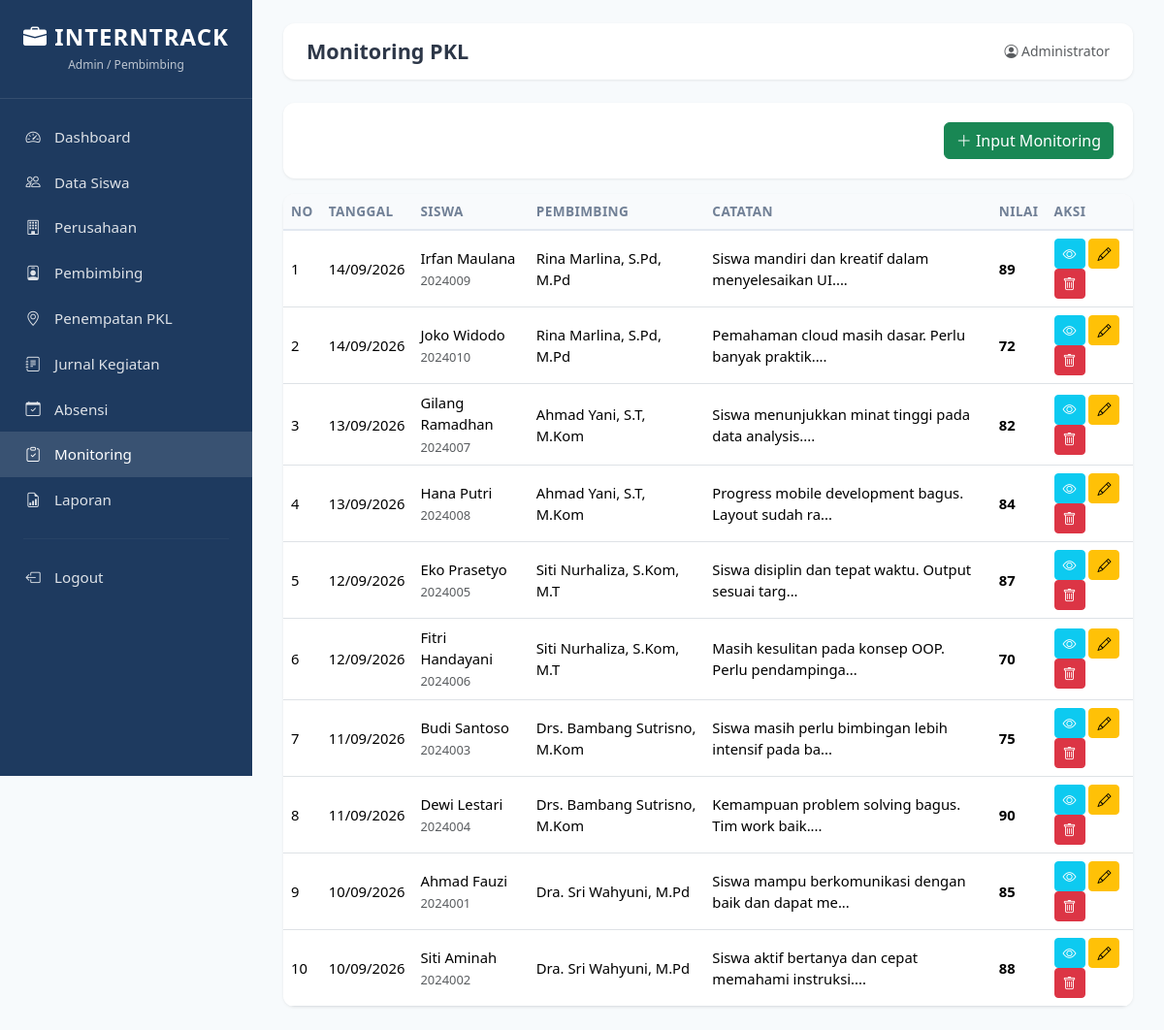
Page /admin/monitoring.php (signed in) on the committed database.
### tables this page shows
CREATE TABLE monitoring (
    id INT AUTO_INCREMENT PRIMARY KEY,
    siswa_id INT NOT NULL,
    pembimbing_id INT NOT NULL,
    tanggal_monitoring DATE NOT NULL,
    catatan TEXT NOT NULL,
    nilai INT DEFAULT NULL,
    rekomendasi TEXT DEFAULT NULL,
    created_at TIMESTAMP DEFAULT CURRENT_TIMESTAMP,
    FOREIGN KEY (siswa_id) REFERENCES siswa(id) ON DELETE CASCADE,
    FOREIGN KEY (pembimbing_id) REFERENCES pembimbing(id) ON DELETE CASCADE
);

CREATE TABLE siswa (
    id INT AUTO_INCREMENT PRIMARY KEY,
    nis VARCHAR(20) NOT NULL UNIQUE,
    nama VARCHAR(100) NOT NULL,
    kelas VARCHAR(20) NOT NULL,
    jurusan VARCHAR(50) NOT NULL,
    no_hp VARCHAR(20) DEFAULT NULL,
    alamat TEXT DEFAULT NULL,
    created_at TIMESTAMP DEFAULT CURRENT_TIMESTAMP
);

CREATE TABLE pembimbing (
    id INT AUTO_INCREMENT PRIMARY KEY,
    nama VARCHAR(100) NOT NULL,
    nip VARCHAR(30) DEFAULT NULL,
    no_hp VARCHAR(20) DEFAULT NULL,
    email VARCHAR(100) DEFAULT NULL,
    created_at TIMESTAMP DEFAULT CURRENT_TIMESTAMP
);

### admin/monitoring.php (the view, shortened to what this page needs)
<?php
require_once __DIR__ . '/includes/header.php';
$conn = getConnection();
$data = $conn->query("SELECT m.*, s.nama siswa, s.nis, pb.nama pembimbing FROM monitoring m JOIN siswa s ON m.siswa_id=s.id JOIN pembimbing pb ON m.pembimbing_id=pb.id ORDER BY m.tanggal_monitoring DESC");
?>
<div class="card-custom mb-3"><div class="card-body text-end">
    <button type="button" class="btn btn-success" data-bs-toggle="modal" data-bs-target="#modalTambah"><i class="bi bi-plus-lg"></i> Input Monitoring</button>
</div></div>
<div class="card-custom"><div class="card-body p-0"><div class="table-responsive">
    <table class="table table-custom table-hover mb-0">
        <thead><tr><th>No</th><th>Tanggal</th><th>Siswa</th><th>Pembimbing</th><th>Catatan</th><th>Nilai</th><th>Aksi</th></tr></thead>
        <tbody>
        <?php $no=1; while($r=$data->fetch_assoc()): ?>
            <tr>
                <td><?= $no++ ?></td>
                <td><?= date('d/m/Y', strtotime($r['tanggal_monitoring'])) ?></td>
                <td><?= htmlspecialchars($r['siswa']) ?><br><small class="text-muted"><?= $r['nis'] ?></small></td>
                <td><?= htmlspecialchars($r['pembimbing']) ?></td>
                <td><?= htmlspecialchars(mb_substr($r['catatan'],0,50)) ?>...</td>
                <td><strong><?= $r['nilai'] ?></strong></td>
                <td>
                    <button class="btn btn-sm btn-info text-white" data-bs-toggle="modal" data-bs-target="#d<?= $r['id'] ?>"><i class="bi bi-eye"></i></button>
                    <button class="btn btn-sm btn-warning" data-bs-toggle="modal" data-bs-target="#e<?= $r['id'] ?>"><i class="bi bi-pencil"></i></button>
                    <form method="POST" class="d-inline" onsubmit="return confirm('Yakin?')"><button class="btn btn-sm btn-danger"><i class="bi bi-trash"></i></button></form>
                </td>
            </tr>
        <?php endwhile; ?>
        </tbody>
    </table>
</div></div></div>
<?php require_once __DIR__ . '/includes/footer.php'; ?>

### assets/css/style.css (style rules this page uses)
:root { --primary: #1e3a5f; --primary-light: #2c5282; --accent: #3182ce; --success: #38a169; --warning: #d69e2e; --danger: #e53e3e; --bg: #f7fafc; --text: #2d3748; --muted: #718096; }
* { box-sizing: border-box; margin: 0; padding: 0; }
body { font-family: 'Segoe UI', system-ui, sans-serif; background: var(--bg); color: var(--text); min-height: 100vh; }
.card-custom { background: #fff; border-radius: 12px; box-shadow: 0 1px 3px rgba(0,0,0,.08); overflow: hidden; }
.card-custom .card-body { padding: 1.25rem; }
.table-custom { margin: 0; }
.table-custom thead th { background: #f8fafc; font-weight: 600; font-size: .85rem; text-transform: uppercase; letter-spacing: .03em; color: var(--muted); border-bottom: 2px solid #e2e8f0; }
.table-custom td { vertical-align: middle; font-size: .925rem; }
.table-custom .btn-sm { white-space: nowrap; }
.table-responsive { overflow-x: auto; }

### rows in the picture
monitoring: tanggal_monitoring "14/09/2026", siswa.nama "Irfan Maulana", siswa.nis "2024009", pembimbing.nama "Rina Marlina, S.Pd, M.Pd", catatan "Siswa mandiri dan kreatif dalam menyelesaikan UI.", nilai "89"
monitoring: tanggal_monitoring "14/09/2026", siswa.nama "Joko Widodo", siswa.nis "2024010", pembimbing.nama "Rina Marlina, S.Pd, M.Pd", catatan "Pemahaman cloud masih dasar. Perlu banyak praktik.", nilai "72"
monitoring: tanggal_monitoring "13/09/2026", siswa.nama "Gilang Ramadhan", siswa.nis "2024007", pembimbing.nama "Ahmad Yani, S.T, M.Kom", catatan "Siswa menunjukkan minat tinggi pada data analysis.", nilai "82"
monitoring: tanggal_monitoring "13/09/2026", siswa.nama "Hana Putri", siswa.nis "2024008", pembimbing.nama "Ahmad Yani, S.T, M.Kom", catatan "Progress mobile development bagus. Layout sudah ra", nilai "84"
monitoring: tanggal_monitoring "12/09/2026", siswa.nama "Eko Prasetyo", siswa.nis "2024005", pembimbing.nama "Siti Nurhaliza, S.Kom, M.T", catatan "Siswa disiplin dan tepat waktu. Output sesuai targ", nilai "87"
monitoring: tanggal_monitoring "12/09/2026", siswa.nama "Fitri Handayani", siswa.nis "2024006", pembimbing.nama "Siti Nurhaliza, S.Kom, M.T", catatan "Masih kesulitan pada konsep OOP. Perlu pendampinga", nilai "70"
monitoring: tanggal_monitoring "11/09/2026", siswa.nama "Budi Santoso", siswa.nis "2024003", pembimbing.nama "Drs. Bambang Sutrisno, M.Kom", catatan "Siswa masih perlu bimbingan lebih intensif pada ba", nilai "75"
monitoring: tanggal_monitoring "11/09/2026", siswa.nama "Dewi Lestari", siswa.nis "2024004", pembimbing.nama "Drs. Bambang Sutrisno, M.Kom", catatan "Kemampuan problem solving bagus. Tim work baik.", nilai "90"
monitoring: tanggal_monitoring "10/09/2026", siswa.nama "Ahmad Fauzi", siswa.nis "2024001", pembimbing.nama "Dra. Sri Wahyuni, M.Pd", catatan "Siswa mampu berkomunikasi dengan baik dan dapat me", nilai "85"
monitoring: tanggal_monitoring "10/09/2026", siswa.nama "Siti Aminah", siswa.nis "2024002", pembimbing.nama "Dra. Sri Wahyuni, M.Pd", catatan "Siswa aktif bertanya dan cepat memahami instruksi.", nilai "88"

### other values in the picture
$page_title "Monitoring PKL"
$user['nama'] "Administrator"
